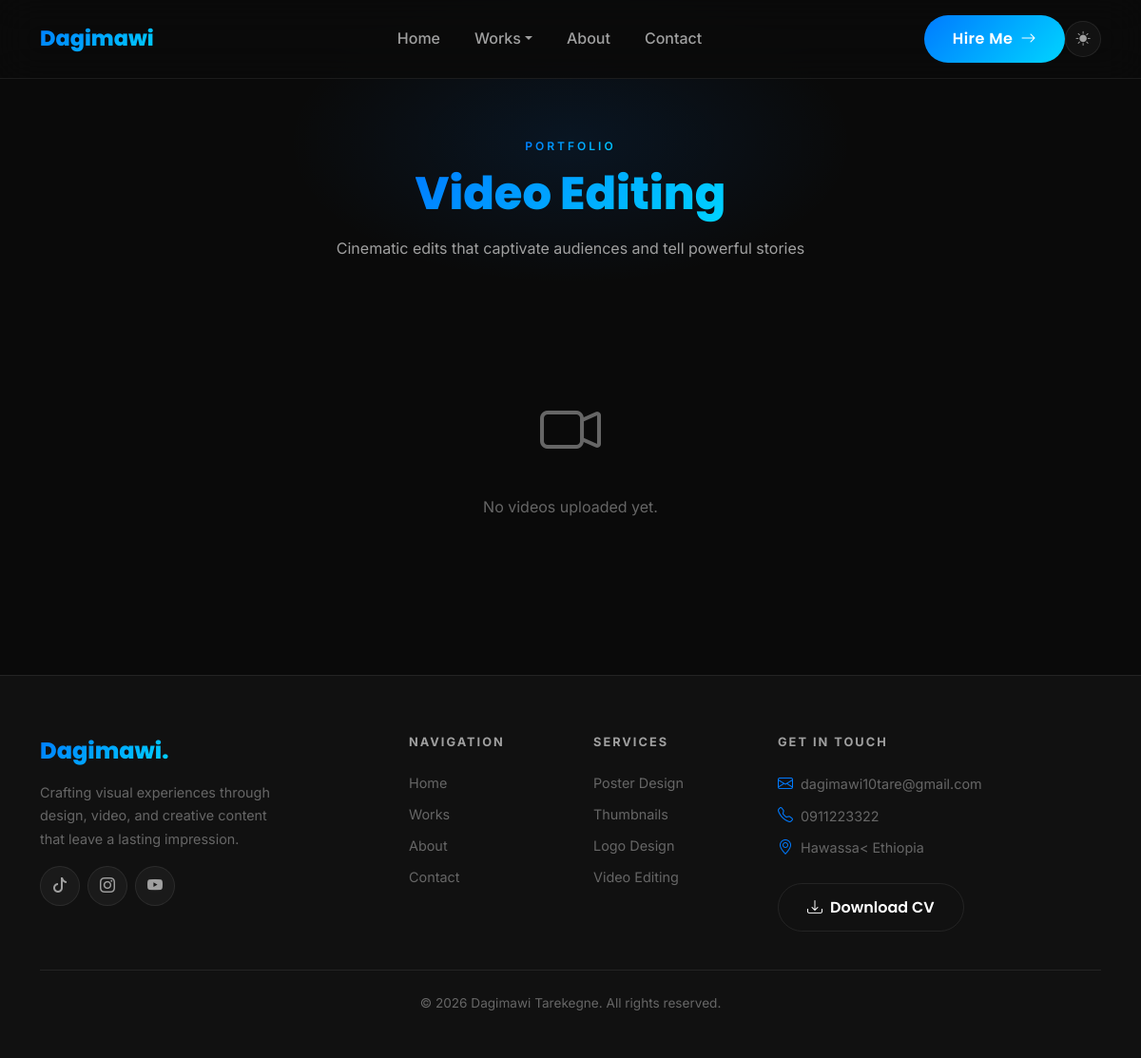
Page /video-editing/ on the committed database.
### portfolio/models.py (models this page shows, shortened)
class PortfolioCategory(models.Model):
    name = models.CharField(max_length=100)
    slug = models.SlugField(unique=True)
    cover_image = models.ImageField(upload_to='categories/', blank=True, null=True)
    order = models.PositiveIntegerField(default=0)
    class Meta:
        ordering = ['order']
        verbose_name_plural = "Portfolio Categories"

class SocialLink(models.Model):
    PLATFORM_CHOICES = [
        ('facebook', 'Facebook'),
        ('instagram', 'Instagram'),
        ('tiktok', 'TikTok'),
        ('telegram', 'Telegram'),
        ('linkedin', 'LinkedIn'),
        ('behance', 'Behance'),
        ('youtube', 'YouTube'),
        ('other', 'Other'),
    ]
    platform = models.CharField(max_length=50, choices=PLATFORM_CHOICES)
    url = models.URLField()
    icon = models.CharField(max_length=100, blank=True, help_text="Bootstrap icon class")
    order = models.PositiveIntegerField(default=0)
    class Meta:
        ordering = ['order']

class ContactInfo(models.Model):
    email = models.EmailField(blank=True)
    phone = models.CharField(max_length=30, blank=True)
    address = models.TextField(blank=True)
    class Meta:
        verbose_name = "Contact Info"
        verbose_name_plural = "Contact Info"

### portfolio/views.py (the view)
# urls.py: path('video-editing/', views.video_editing, name='video_editing'),
def video_editing(request):
    try:
        category = PortfolioCategory.objects.get(slug='video-editing')
        works_qs = PortfolioWork.objects.filter(category=category, is_visible=True)
    except PortfolioCategory.DoesNotExist:
        works_qs = PortfolioWork.objects.none(); category = None
    return render(request, 'portfolio/video_page.html', {
        'works': works_qs, 'category': category, 'page_title': 'Video Editing',
        'hero_title': 'Video Editing', 'hero_subtitle': 'Cinematic edits that captivate audiences and tell powerful stories',
    })

### portfolio/context_processors.py (called while the page is built)
def global_context(request):
    social_links = SocialLink.objects.all()
    contact_info = ContactInfo.objects.first()
    unread_messages = ContactMessage.objects.filter(is_read=False).count()
    now = timezone.now()
    announcement = Announcement.objects.filter(
        is_active=True,
        start_date__lte=now
    ).filter(
        end_date__isnull=True
    ).first() or Announcement.objects.filter(
        is_active=True,
        start_date__lte=now,
        end_date__gte=now
    ).first()
    return {
        'social_links': social_links,
        'contact_info': contact_info,
        'active_announcement': announcement,
        'unread_messages_count': unread_messages,
    }

### portfolio/templates/portfolio/video_page.html (shortened to what this page needs)
{% extends 'portfolio/base.html' %}
{% load static %}
{% block content %}
<section class="page-hero">
  <div class="container text-center">
    <div class="section-label">Portfolio</div>
    <h1 class="section-title fade-up"><span>{{ hero_title }}</span></h1>
    <p class="fade-up" style="color:var(--text-secondary);max-width:500px;margin:0 auto;">{{ hero_subtitle }}</p>
  </div>
</section>
<section style="padding:0 0 100px;">
  <div class="container">
    <div class="row g-4">
      {% for work in works %}
      <div class="col-md-6 col-lg-4 fade-up" style="transition-delay:{{ forloop.counter0 }}00ms">
        <div class="video-card"
          data-video="{% if work.video_file %}{{ work.video_file.url }}{% elif work.video_url %}{{ work.video_url }}{% endif %}"
          data-type="{% if work.video_file %}file{% else %}url{% endif %}">
          <div class="video-thumb-wrapper">
            {% if work.cover_image %}<img src="{{ work.cover_image.url }}" alt="{{ work.title }}" loading="lazy">
            {% else %}<div style="background:var(--gradient-blue-subtle);width:100%;height:100%;"></div>{% endif %}
            {% if work.video_file or work.video_url %}
            <div class="video-play-btn"><i class="bi bi-play-fill"></i></div>
            {% endif %}
          </div>
          <div class="card-body p-3">
            <div class="card-title" style="font-size:0.95rem;font-weight:700;color:var(--text-primary);">{{ work.title }}</div>
            <div style="color:var(--text-muted);font-size:0.78rem;margin-top:4px;">{{ work.created_at|date:"M Y" }}</div>
          </div>
        </div>
      </div>
      {% empty %}
      <div class="col-12 text-center py-5">
        <i class="bi bi-camera-video" style="font-size:4rem;color:var(--text-muted)"></i>
        <p style="color:var(--text-muted);margin-top:16px;">No videos uploaded yet.</p>
      </div>
      {% endfor %}
    </div>
  </div>
</section>
{% endblock %}

### portfolio/templates/portfolio/base.html (shortened to what this page needs)
{% load static %}
<!DOCTYPE html>
<html lang="en">
<head>
  <link href="https://cdn.jsdelivr.net/npm/bootstrap@5.3.2/dist/css/bootstrap.min.css" rel="stylesheet">
  <link rel="stylesheet" href="https://cdn.jsdelivr.net/npm/bootstrap-icons@1.11.3/font/bootstrap-icons.min.css">
  <link rel="stylesheet" href="{% static 'portfolio/css/main.css' %}">
</head>
<body>
<nav class="navbar navbar-expand-lg">
  <div class="container">
    <a class="navbar-brand" href="{% url 'portfolio:home' %}">Dagimawi<span style="opacity:0.5">.</span></a>
    <div class="d-flex align-items-center gap-2 order-lg-last">
      <button class="p-3 theme-toggle" id="themeToggle" title="Toggle theme"></button>
    </div>
    <div class="collapse navbar-collapse" id="navMenu">
      <ul class="navbar-nav mx-auto gap-1">
        <li class="nav-item"><a class="nav-link {% if request.resolver_match.url_name == 'home' %}active{% endif %}" href="{% url 'portfolio:home' %}">Home</a></li>
        <li class="nav-item dropdown">
          <a class="nav-link dropdown-toggle" href="#" data-bs-toggle="dropdown">Works</a>
        </li>
        <li class="nav-item"><a class="nav-link {% if request.resolver_match.url_name == 'about' %}active{% endif %}" href="{% url 'portfolio:about' %}">About</a></li>
        <li class="nav-item"><a class="nav-link {% if request.resolver_match.url_name == 'contact' %}active{% endif %}" href="{% url 'portfolio:contact' %}">Contact</a></li>
      </ul>
      <a href="{% url 'portfolio:contact' %}" class="btn-gradient d-none d-lg-inline-flex align-items-center gap-2">Hire Me <i class="bi bi-arrow-right"></i></a>
    </div>
  </div>
</nav>
<main>{% block content %}{% endblock %}</main>
<footer class="footer">
  <div class="container">
    <div class="row g-5">
      <div class="col-lg-4">
        <div class="footer-brand">Dagimawi.</div>
        <p class="footer-desc">Crafting visual experiences through design, video, and creative content that leave a lasting impression.</p>
        <div class="d-flex gap-2 mt-3">
          {% for link in social_links %}
          <a href="{{ link.url }}" target="_blank" rel="noopener" class="social-icon-link">
            {% if link.platform == 'facebook' %}<i class="bi bi-facebook"></i>
            {% elif link.platform == 'instagram' %}<i class="bi bi-instagram"></i>
            {% elif link.platform == 'tiktok' %}<i class="bi bi-tiktok"></i>
            {% elif link.platform == 'telegram' %}<i class="bi bi-telegram"></i>
            {% elif link.platform == 'linkedin' %}<i class="bi bi-linkedin"></i>
            {% elif link.platform == 'behance' %}<i class="bi bi-behance"></i>
            {% elif link.platform == 'youtube' %}<i class="bi bi-youtube"></i>
            {% else %}<i class="bi bi-link-45deg"></i>{% endif %}
          </a>
          {% endfor %}
        </div>
      </div>
      <div class="col-6 col-lg-2">
        <div class="footer-heading">Navigation</div>
        <a href="{% url 'portfolio:home' %}" class="footer-link">Home</a>
        <a href="{% url 'portfolio:works' %}" class="footer-link">Works</a>
        <a href="{% url 'portfolio:about' %}" class="footer-link">About</a>
        <a href="{% url 'portfolio:contact' %}" class="footer-link">Contact</a>
      </div>
      <div class="col-6 col-lg-2">
        <div class="footer-heading">Services</div>
        <a href="{% url 'portfolio:poster_design' %}" class="footer-link">Poster Design</a>
        <a href="{% url 'portfolio:thumbnail_design' %}" class="footer-link">Thumbnails</a>
        <a href="{% url 'portfolio:logo_design' %}" class="footer-link">Logo Design</a>
        <a href="{% url 'portfolio:video_editing' %}" class="footer-link">Video Editing</a>
      </div>
      <div class="col-lg-4">
        <div class="footer-heading">Get In Touch</div>
        {% if contact_info %}
          {% if contact_info.email %}<div class="d-flex align-items-center gap-2 mb-2"><i class="bi bi-envelope" style="color:var(--accent-blue)"></i><a href="mailto:{{ contact_info.email }}" class="footer-link mb-0">{{ contact_info.email }}</a></div>{% endif %}
          {% if contact_info.phone %}<div class="d-flex align-items-center gap-2 mb-2"><i class="bi bi-telephone" style="color:var(--accent-blue)"></i><span class="footer-link mb-0">{{ contact_info.phone }}</span></div>{% endif %}
          {% if contact_info.address %}<div class="d-flex align-items-center gap-2"><i class="bi bi-geo-alt" style="color:var(--accent-blue)"></i><span class="footer-link mb-0">{{ contact_info.address }}</span></div>{% endif %}
        {% endif %}
        <a href="{% url 'portfolio:download_cv' %}" class="btn-outline-glow mt-4 d-inline-flex align-items-center gap-2"><i class="bi bi-download"></i> Download CV</a>
      </div>
    </div>
    <div class="footer-bottom"><p>&copy; {% now "Y" %} Dagimawi Tarekegne. All rights reserved.</p></div>
  </div>
</footer>
</body>
</html>

### rows in the picture
PortfolioCategory: name "Video Editing"
SocialLink: platform "tiktok" (drawn)
SocialLink: platform "instagram" (drawn)
SocialLink: platform "youtube" (drawn)
ContactInfo: email "dagimawi10tare@gmail.com", phone "0911223322", address "Hawassa< Ethiopia"

### other values in the picture
{{ hero_subtitle }} "Cinematic edits that captivate audiences and tell powerful stories"
